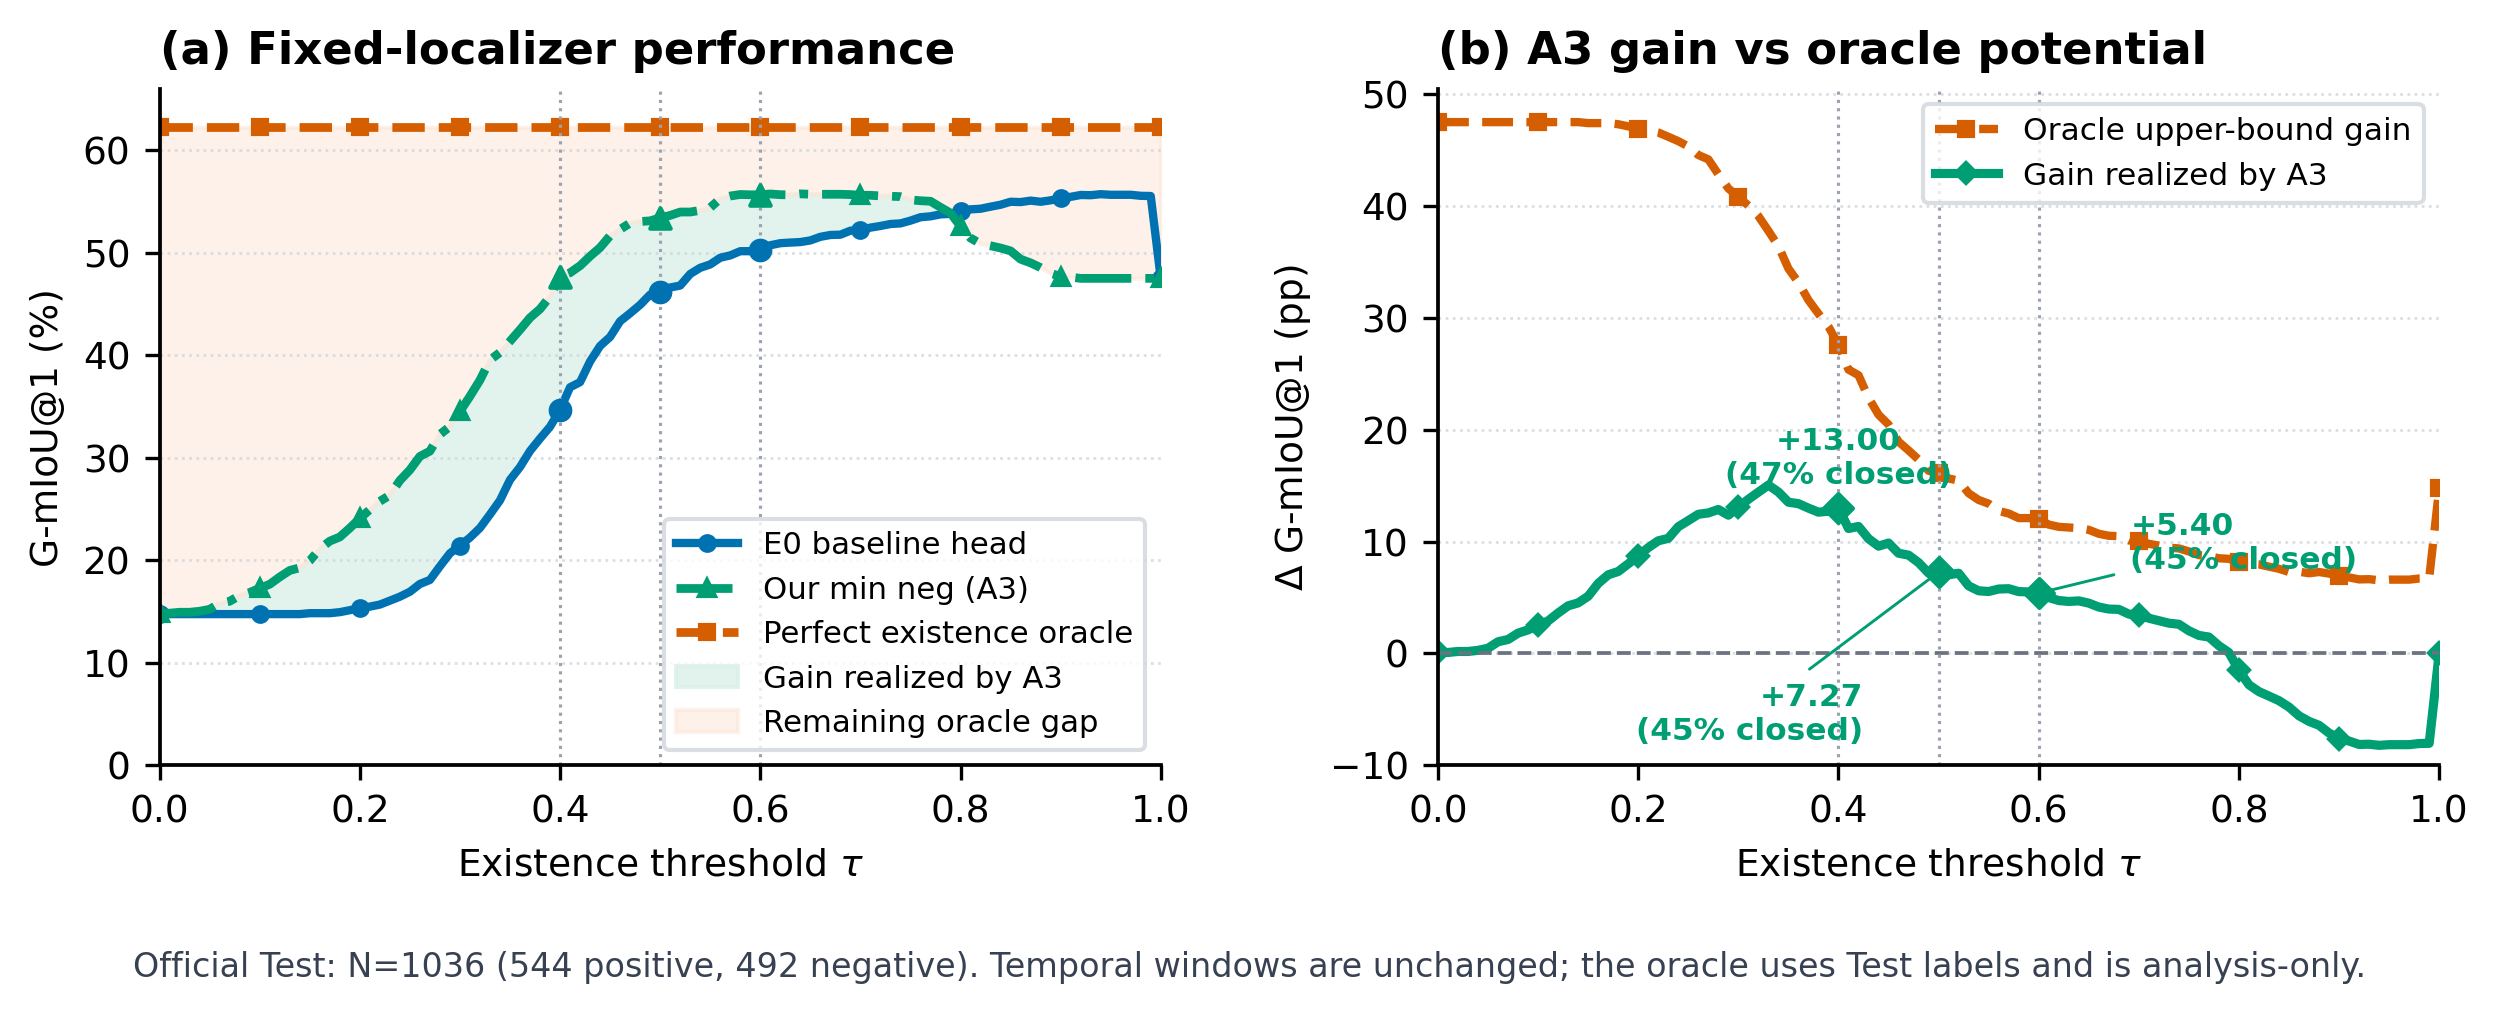

The Python source for this figure:
"""Figure 4: FlashVTG-GMR existence-head oracle analysis.

The temporal windows from the published E0 Test predictions are frozen.  The
oracle changes only the binary keep/reject decision using the Test labels, so
the gap is the maximum G-mIoU@1 gain attributable to existence classification
for this fixed localizer.  Test labels make this an analysis-only upper bound.
"""
from __future__ import annotations

import csv
import json
import sys
from pathlib import Path

import matplotlib

matplotlib.use("Agg")
import matplotlib.pyplot as plt
import numpy as np


ROOT = Path(__file__).resolve().parents[1]
sys.path.insert(0, str(ROOT))

from eval.metrics import compute_G_mIoU, prepare_submission_for_gmiou


PREDICTIONS = (
    ROOT
    / "experiments/agy_test/soccer_flash_event_query_20261015/runs/E0/"
    / "test_predictions.jsonl"
)
MINNEG_PREDICTIONS = (
    ROOT
    / "experiments/agy_test/soccer_flash_kim_mechanism_20261016/"
    / "task_a_enhancement/runs/A3_similarity_hardneg_s2024/test_predictions.jsonl"
)
GROUND_TRUTH = ROOT / "data/label/Standard/test.jsonl"
THRESHOLDS = np.round(np.linspace(0.0, 1.0, 101), 2)
OPERATING_POINTS = (0.4, 0.5, 0.6)

BLUE = "#0072B2"
GREEN = "#009E73"
ORANGE = "#D55E00"
GREY = "#6B7280"
LIGHT_ORANGE = "#FDE6D8"
LIGHT_GREEN = "#D9F0E8"


def read_jsonl(path: Path):
    return [json.loads(line) for line in path.read_text().splitlines() if line.strip()]


def evaluate():
    predictions = read_jsonl(PREDICTIONS)
    minneg_predictions = read_jsonl(MINNEG_PREDICTIONS)
    ground_truth = read_jsonl(GROUND_TRUTH)
    is_positive = {
        row["qid"]: bool(row.get("relevant_windows")) for row in ground_truth
    }

    # Ground-truth gating is intentionally independent of threshold: it is an
    # oracle binary decision, not a classifier tuned on Test.
    oracle_submission = []
    for row in predictions:
        oracle_submission.append(
            {
                "qid": row["qid"],
                "pred_relevant_windows": (
                    row.get("pred_relevant_windows", [])
                    if is_positive[row["qid"]]
                    else []
                ),
            }
        )
    oracle = compute_G_mIoU(oracle_submission, ground_truth, (1,))["G-mIoU@1"]

    records = []
    for threshold in THRESHOLDS:
        gated, _ = prepare_submission_for_gmiou(
            predictions, cls_threshold=float(threshold), max_pred_windows=10
        )
        baseline = compute_G_mIoU(gated, ground_truth, (1,))["G-mIoU@1"]
        minneg_gated, _ = prepare_submission_for_gmiou(
            minneg_predictions, cls_threshold=float(threshold), max_pred_windows=10
        )
        minneg = compute_G_mIoU(minneg_gated, ground_truth, (1,))["G-mIoU@1"]
        records.append(
            {
                "threshold": float(threshold),
                "baseline_G-mIoU@1": baseline,
                "minneg_G-mIoU@1": minneg,
                "perfect_existence_G-mIoU@1": oracle,
                "minneg_gain_pp": minneg - baseline,
                "oracle_gain_pp": oracle - baseline,
                "oracle_gap_closed_pct": (
                    100.0 * (minneg - baseline) / (oracle - baseline)
                    if oracle != baseline
                    else 0.0
                ),
            }
        )
    return records, len(ground_truth), sum(is_positive.values())


def plot(records, sample_count: int, positive_count: int):
    threshold = np.asarray([row["threshold"] for row in records])
    baseline = np.asarray([row["baseline_G-mIoU@1"] for row in records])
    minneg = np.asarray([row["minneg_G-mIoU@1"] for row in records])
    oracle = np.asarray([row["perfect_existence_G-mIoU@1"] for row in records])
    minneg_gain = np.asarray([row["minneg_gain_pp"] for row in records])
    oracle_gain = np.asarray([row["oracle_gain_pp"] for row in records])
    gap_closed = np.asarray([row["oracle_gap_closed_pct"] for row in records])

    plt.rcParams.update(
        {
            "font.family": "sans-serif",
            "font.sans-serif": ["DejaVu Sans", "Arial", "Helvetica"],
            "pdf.fonttype": 42,
            "ps.fonttype": 42,
            "font.size": 9,
            "axes.linewidth": 0.9,
        }
    )
    fig, (ax_score, ax_gain) = plt.subplots(1, 2, figsize=(8.4, 3.35), dpi=300)

    ax_score.plot(
        threshold,
        baseline,
        color=BLUE,
        linestyle="-",
        linewidth=2.0,
        marker="o",
        markevery=10,
        markersize=3.5,
        label="E0 baseline head",
    )
    ax_score.plot(
        threshold,
        minneg,
        color=GREEN,
        linestyle="-.",
        linewidth=2.1,
        marker="^",
        markevery=10,
        markersize=4.0,
        label="Our min neg (A3)",
    )
    ax_score.plot(
        threshold,
        oracle,
        color=ORANGE,
        linestyle="--",
        linewidth=2.1,
        marker="s",
        markevery=10,
        markersize=3.5,
        label="Perfect existence oracle",
    )
    ax_score.fill_between(
        threshold, baseline, minneg, where=minneg >= baseline,
        color=LIGHT_GREEN, alpha=0.75,
        label="Gain realized by A3",
    )
    ax_score.fill_between(
        threshold, minneg, oracle, color=LIGHT_ORANGE, alpha=0.55,
        label="Remaining oracle gap",
    )
    ax_score.set_title("(a) Fixed-localizer performance", loc="left", fontweight="bold")
    ax_score.set_xlabel(r"Existence threshold $\tau$")
    ax_score.set_ylabel("G-mIoU@1 (%)")
    ax_score.set_xlim(0.0, 1.0)
    ax_score.set_ylim(0.0, 66.0)
    ax_score.legend(loc="lower right", frameon=True, edgecolor="#D1D5DB", fontsize=7.4)

    ax_gain.plot(
        threshold,
        oracle_gain,
        color=ORANGE,
        linestyle="--",
        linewidth=2.0,
        marker="s",
        markevery=10,
        markersize=3.5,
        label="Oracle upper-bound gain",
    )
    ax_gain.plot(
        threshold,
        minneg_gain,
        color=GREEN,
        linestyle="-",
        linewidth=2.2,
        marker="D",
        markevery=10,
        markersize=3.5,
        label="Gain realized by A3",
    )
    ax_gain.axhline(0.0, color=GREY, linewidth=0.9, linestyle="--")
    ax_gain.set_title("(b) A3 gain vs oracle potential", loc="left", fontweight="bold")
    ax_gain.set_xlabel(r"Existence threshold $\tau$")
    ax_gain.set_ylabel(r"$\Delta$ G-mIoU@1 (pp)")
    ax_gain.set_xlim(0.0, 1.0)
    ax_gain.set_ylim(min(-10.0, float(minneg_gain.min()) - 1.0), max(50.0, float(oracle_gain.max()) + 3.0))
    ax_gain.legend(loc="upper right", frameon=True, edgecolor="#D1D5DB", fontsize=7.5)

    annotation_layout = {
        0.4: ((0, 12), "center"),
        0.5: ((-18, -34), "right"),
        0.6: ((22, 12), "left"),
    }
    for operating_point in OPERATING_POINTS:
        index = int(round(operating_point * 100))
        for axis in (ax_score, ax_gain):
            axis.axvline(operating_point, color="#9CA3AF", linewidth=0.75, linestyle=":")
        ax_score.scatter(operating_point, baseline[index], color=BLUE, s=22, zorder=5)
        ax_score.scatter(operating_point, minneg[index], color=GREEN, s=24, marker="^", zorder=5)
        ax_gain.scatter(operating_point, minneg_gain[index], color=GREEN, s=24, marker="D", zorder=5)
        offset, alignment = annotation_layout[operating_point]
        ax_gain.annotate(
            f"{minneg_gain[index]:+.2f}\n({gap_closed[index]:.0f}% closed)",
            (operating_point, minneg_gain[index]),
            xytext=offset,
            textcoords="offset points",
            ha=alignment,
            va="center",
            fontsize=7.5,
            color=GREEN,
            fontweight="bold",
            arrowprops={"arrowstyle": "-", "color": GREEN, "lw": 0.7},
        )

    for axis in (ax_score, ax_gain):
        axis.grid(axis="y", color="#D1D5DB", linewidth=0.65, linestyle=":", alpha=0.8)
        axis.spines[["top", "right"]].set_visible(False)
        axis.set_xticks(np.linspace(0, 1, 6))

    negative_count = sample_count - positive_count
    fig.text(
        0.5,
        0.01,
        (
            f"Official Test: N={sample_count} ({positive_count} positive, {negative_count} negative). "
            "Temporal windows are unchanged; the oracle uses Test labels and is analysis-only."
        ),
        ha="center",
        va="bottom",
        fontsize=8,
        color="#374151",
    )
    fig.tight_layout(rect=(0, 0.07, 1, 1), w_pad=2.2)

    figures = ROOT / "figures"
    assets = ROOT / "assets"
    figures.mkdir(exist_ok=True)
    assets.mkdir(exist_ok=True)
    stem = "fig4_existence_oracle_gmiou"
    fig.savefig(figures / f"{stem}.png", dpi=300, bbox_inches="tight")
    fig.savefig(figures / f"{stem}.pdf", bbox_inches="tight")
    fig.savefig(figures / f"{stem}.svg", bbox_inches="tight")
    fig.savefig(assets / f"{stem}.png", dpi=220, bbox_inches="tight")
    plt.close(fig)

    svg_path = figures / f"{stem}.svg"
    svg_path.write_text(
        "\n".join(line.rstrip() for line in svg_path.read_text().splitlines()) + "\n"
    )

    with (figures / f"{stem}.csv").open("w", newline="") as stream:
        writer = csv.DictWriter(stream, fieldnames=list(records[0]), lineterminator="\n")
        writer.writeheader()
        writer.writerows(records)


if __name__ == "__main__":
    values, n_samples, n_positives = evaluate()
    plot(values, n_samples, n_positives)
